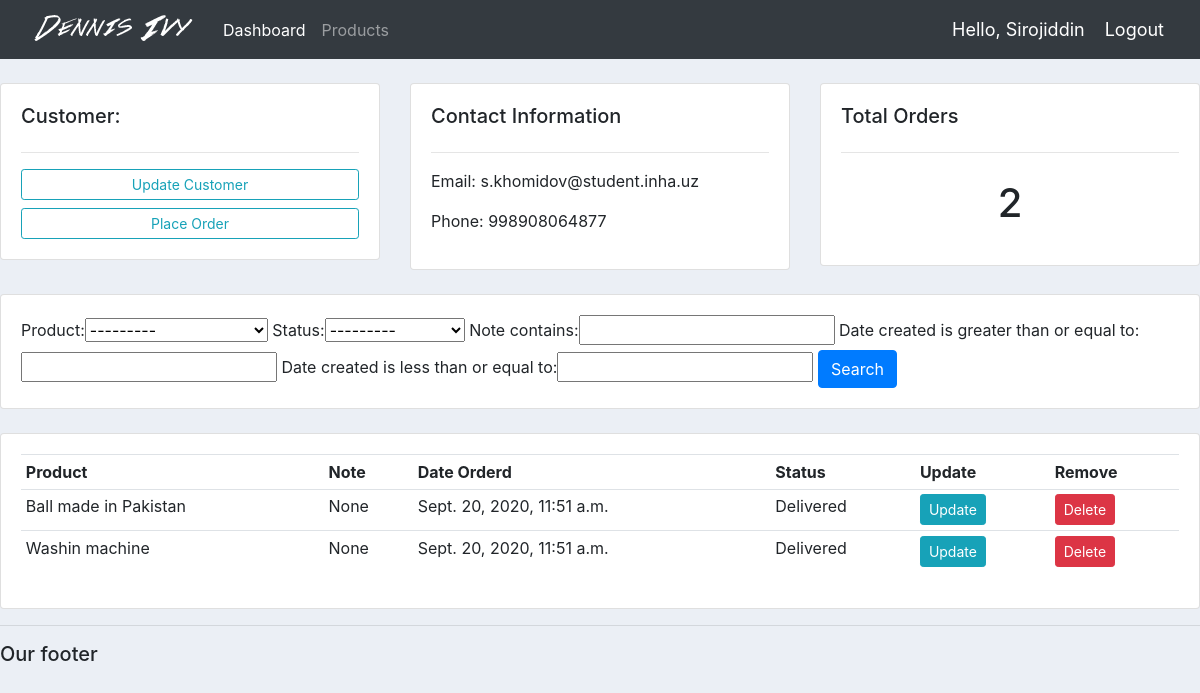
The app's page /customer/1/ (signed in) with its own data.
### accounts/models.py (models this page shows, shortened)
class Customer(models.Model):
    user = models.OneToOneField(User, null=True, blank=True, on_delete=models.CASCADE)
    name = models.CharField(max_length=200, null=True)
    phone = models.CharField(max_length=200, null=True)
    email = models.CharField(max_length=200, null=True)
    date_created = models.DateTimeField(auto_now_add=True, null=True)
    profile_pic = models.ImageField(default='unnamed.png', null=True, blank=True)

class Order(models.Model):
    STATUS = (
        ('Pending', 'Pending'),
        ('Out for delivery', 'Out for delivery'),
        ('Delivered', 'Delivered'),
    )
    customer = models.ForeignKey(Customer, null=True, on_delete=models.SET_NULL)
    product = models.ForeignKey(Product, null=True, on_delete=models.SET_NULL)
    date_created = models.DateTimeField(auto_now_add=True, null=True)
    status = models.CharField(max_length=200, null=True, choices=STATUS)
    note = models.CharField(max_length=1000, null=True)

class Product(models.Model):
    CATEGORY = (
        ('Indoor', 'Indoor'),
        ('Out Door', 'Out Door'),
    )
    name = models.CharField(max_length=200, null=True)
    price = models.FloatField(null=True)
    category = models.CharField(max_length=200, null=True, choices=CATEGORY)
    description = models.CharField(max_length=200, null=True, blank=True)
    date_created = models.DateTimeField(auto_now_add=True, null=True)
    tags = models.ManyToManyField(Tag)
    def __str__(self):
        return self.name

### accounts/decorators.py (the view)
		def wrapper_func(request, *args, **kwargs):
			group = None
			if request.user.groups.exists():
				group = request.user.groups.all()[0].name
			if group in allowed_roles:
				return view_func(request, *args, **kwargs)
			else:
				return HttpResponse('You are not authorized to view this page')

### accounts/views.py (called while the page is built)
@login_required(login_url='login')
@allowed_users(allowed_roles=['admin'])
def customer(request, pk_test):
    customer = Customer.objects.get(id=pk_test)
    orders = customer.order_set.all()
    order_count = orders.count()
    myFilter = OrderFilter(request.GET, queryset=orders)
    orders = myFilter.qs
    context = {'customer': customer, 'orders': orders, 'order_count': order_count,
               'myFilter': myFilter}
    return render(request, 'accounts/customer.html', context)

### accounts/templates/accounts/customer.html
{%  extends 'accounts/main.html' %}
{% block content %}
	<br>
<div class="row">
	<div class="col-md">
		<div class="card card-body">
			<h5>Customer:</h5>
			<hr>
			<a class="btn btn-outline-info  btn-sm btn-block" href="">Update Customer</a>
			<a class="btn btn-outline-info  btn-sm btn-block" href="{% url 'create_order' customer.id %}">Place Order</a>
		</div>
	</div>
	<div class="col-md">
		<div class="card card-body">
			<h5>Contact Information</h5>
			<hr>
			<p>Email: {{customer.email}}</p>
			<p>Phone: {{customer.phone}}</p>
		</div>
	</div>
	<div class="col-md">
		<div class="card card-body">
			<h5>Total Orders</h5>
			<hr>
			<h1 style="text-align: center;padding: 10px">{{order_count}}</h1>
		</div>
	</div>
</div>
<br>
<div class="row">
	<div class="col">
		<div class="card card-body">
			<form method="get">
				{{myFilter.form}}
		    <button class="btn btn-primary" type="submit">Search</button>
		  </form>
		</div>
	</div>
</div>
<br>
<div class="row">
	<div class="col-md">
		<div class="card card-body">
			<table class="table table-sm">
				<tr>
					<th>Product</th>
					<th>Note</th>
					<th>Date Orderd</th>
					<th>Status</th>
					<th>Update</th>
					<th>Remove</th>
				</tr>
				{% for order in orders %}
				<tr>
					<td>{{order.product}}</td>
					<td>{{order.note}}</td>
					<td>{{order.date_created}}</td>
					<td>{{order.status}}</td>
					<td><a class="btn btn-sm btn-info" href="{% url 'update_order' order.id %}">Update</a></td>
					<td><a class="btn btn-sm btn-danger" href="{% url 'delete_order' order.id %}">Delete</a></td>
				</tr>
				{% endfor %}
			</table>
		</div>
	</div>
</div>
{% endblock %}

### accounts/templates/accounts/navbar.html (shortened to what this page needs)
{% load static %}
<nav class="navbar navbar-expand-lg navbar-dark bg-dark">
 <img src="{% static 'images/logo.png' %}">
  <div class="collapse navbar-collapse" id="navbarNav">
    <ul class="navbar-nav">
      {% if request.user.is_staff %}
      <li class="nav-item active">
        <a class="nav-link" href="{% url 'home' %}">Dashboard</a>
      </li>
      <li class="nav-item">
        <a class="nav-link" href="{% url 'products' %}">Products</a>
      </li>
      {% else %}
       <li class="nav-item">
        <a class="nav-link" href="{% url 'account' %}">Settings</a>
      </li>
      {% endif %}
    </ul>
  </div>
  <span class="hello-msg">Hello, {{request.user}}</span>
  <span ><a  class="hello-msg" href="{% url 'logout' %}">Logout</a></span>
</nav>

### static/css/main.css (style rules this page uses)
body { background-color: #ebeff5; }

### accounts/templates/accounts/navbar.html (style rules this page uses)
.hello-msg { font-size: 18px; color: #fff; margin-right: 20px; }

### records on screen
Customer: email "s.khomidov@student.inha.uz", phone "998908064877"
Order: product "Ball made in Pakistan", note "None", date_created "Sept. 20, 2020, 11:51 a.m.", status "Delivered"
Order: product "Washin machine", note "None", date_created "Sept. 20, 2020, 11:51 a.m.", status "Delivered"

### other values on screen
{{ request.user }} "Sirojiddin"
{{ order_count }} "2"
